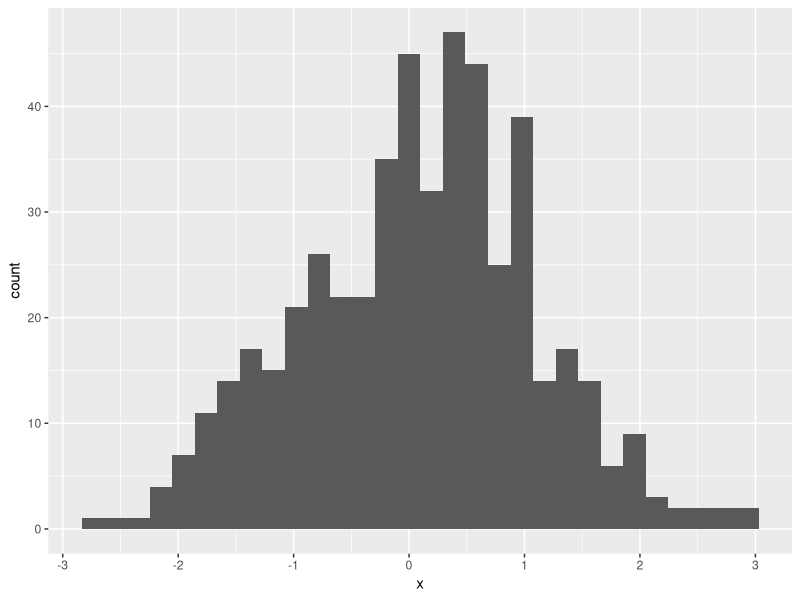
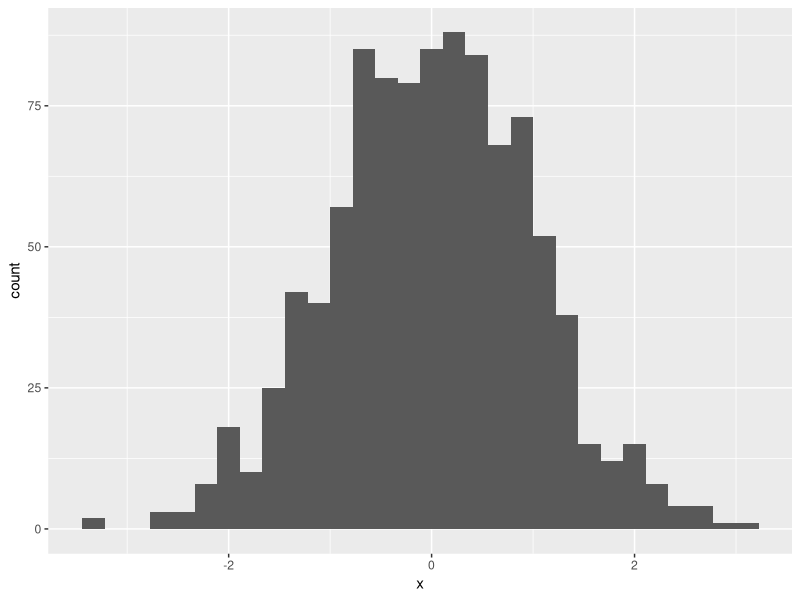
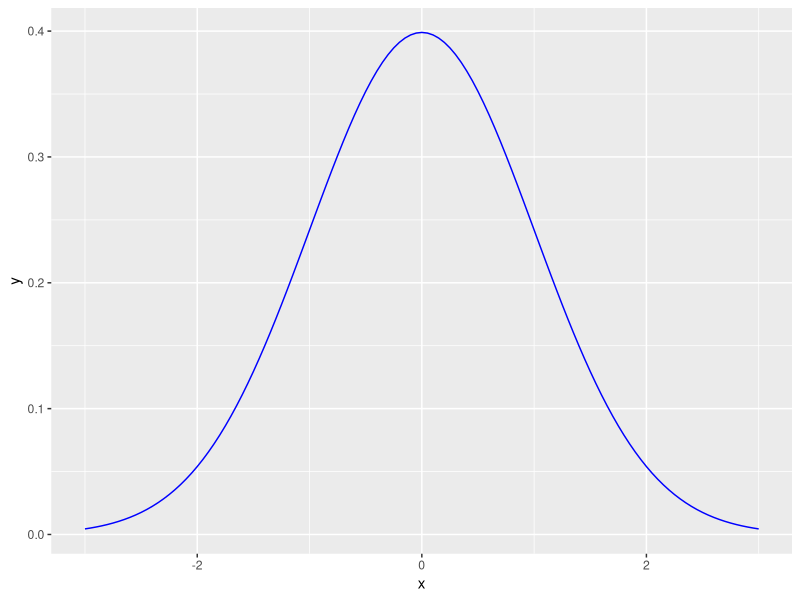
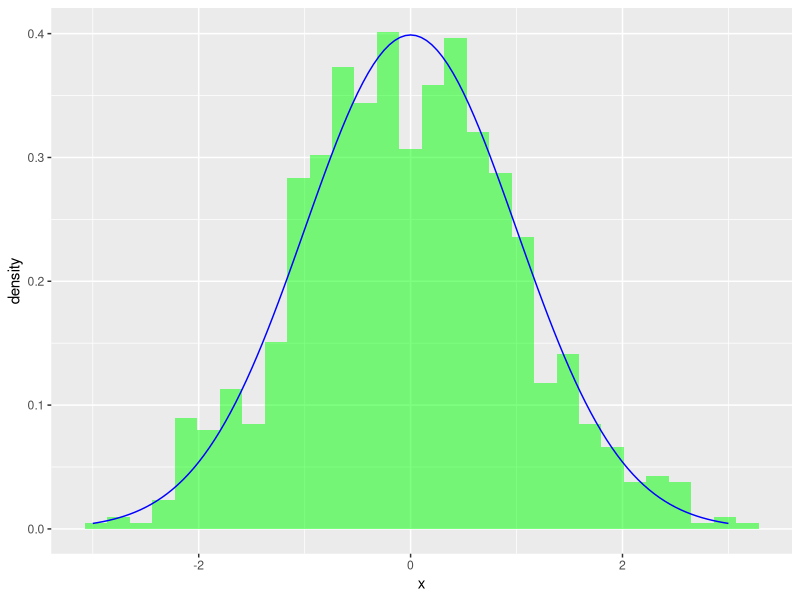
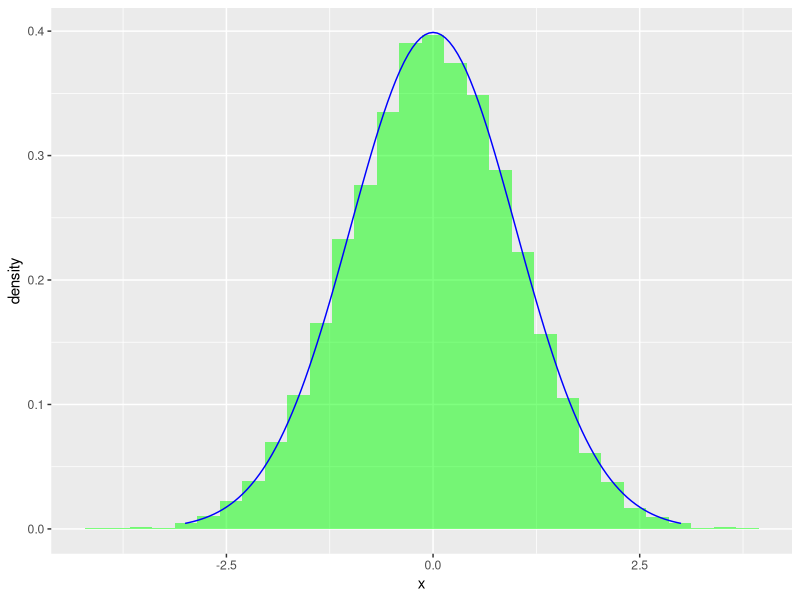

These charts were generated, in order, by the following R code:
# 028_r_exercises_begin.R

# see
# http://www.r-exercises.com/2017/07/01/hacking-statistics-exercises-part-1/

library(tidyverse)
# ---- Exercise 1 ----

set.seed(1492)
n <- 500
df <- data.frame(x = rnorm(n))
ggplot(df, aes(x)) +
  geom_histogram()

exer <- function(n) {
  df <- data.frame(x = rnorm(n))
  ggplot(df, aes(x)) +
    geom_histogram()
}

exer(1000)

# ---- Exercise 3 ----
# dnorm
x <- seq(-3, 3, .05)
dg <- data.frame(x = x, y = dnorm(x))
ggplot(dg, aes(x = x, y = y)) +
  geom_line(color = "blue")

# combine:
combine <- function(n = 500) {
  x <- seq(-3, 3, .05)
  dg <- data.frame(x = x, y = dnorm(x))
  df <- data.frame(x = rnorm(n))
  g <- ggplot(df, aes(x = x, y = ..density..)) +
    geom_histogram(alpha = 0.5, fill = "green")
  g + geom_line(data = dg, mapping = aes(x = x, y = y), color = "blue")
}
combine(1000)
combine(10000)
